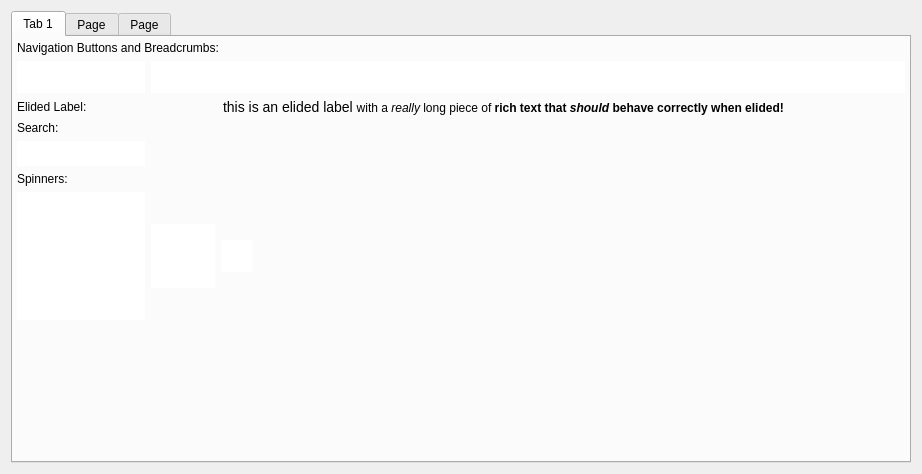
<?xml version="1.0" encoding="UTF-8"?>
<ui version="4.0">
 <class>TestForm</class>
 <widget class="QWidget" name="TestForm">
  <property name="geometry">
   <rect>
    <x>0</x>
    <y>0</y>
    <width>922</width>
    <height>474</height>
   </rect>
  </property>
  <property name="windowTitle">
   <string>Form</string>
  </property>
  <layout class="QHBoxLayout" name="horizontalLayout_7">
   <item>
    <widget class="QTabWidget" name="tabs">
     <property name="currentIndex">
      <number>0</number>
     </property>
     <widget class="QWidget" name="controls_tab">
      <attribute name="title">
       <string>Tab 1</string>
      </attribute>
      <layout class="QVBoxLayout" name="verticalLayout">
       <property name="margin">
        <number>4</number>
       </property>
       <item>
        <widget class="QLabel" name="label">
         <property name="text">
          <string>Navigation Buttons and Breadcrumbs:</string>
         </property>
        </widget>
       </item>
       <item>
        <layout class="QHBoxLayout" name="horizontalLayout" stretch="0,1">
         <item>
          <widget class="NavigationWidget" name="nav_buttons" native="true">
           <property name="minimumSize">
            <size>
             <width>128</width>
             <height>32</height>
            </size>
           </property>
           <property name="styleSheet">
            <string notr="true">#nav_buttons {
background-color: rgb(255,255,255);
}</string>
           </property>
          </widget>
         </item>
         <item>
          <widget class="BreadcrumbWidget" name="breadcrumbs" native="true">
           <property name="minimumSize">
            <size>
             <width>0</width>
             <height>0</height>
            </size>
           </property>
           <property name="styleSheet">
            <string notr="true">#breadcrumbs {
background-color: rgb(255,255,255);
}</string>
           </property>
          </widget>
         </item>
        </layout>
       </item>
       <item>
        <layout class="QHBoxLayout" name="horizontalLayout_4" stretch="0,1">
         <item>
          <widget class="QLabel" name="label_2">
           <property name="minimumSize">
            <size>
             <width>200</width>
             <height>0</height>
            </size>
           </property>
           <property name="text">
            <string>Elided Label:</string>
           </property>
          </widget>
         </item>
         <item>
          <widget class="ElidedLabel" name="elided_label">
           <property name="text">
            <string>&lt;html&gt;&lt;head/&gt;&lt;body&gt;&lt;p&gt;&lt;span style=&quot; font-size:large;&quot;&gt;this is an elided label &lt;/span&gt;with a &lt;span style=&quot; font-style:italic;&quot;&gt;really&lt;/span&gt; long piece of &lt;span style=&quot; font-weight:600;&quot;&gt;rich text that &lt;/span&gt;&lt;span style=&quot; font-weight:600; font-style:italic;&quot;&gt;should&lt;/span&gt;&lt;span style=&quot; font-weight:600;&quot;&gt; behave correctly when elided!&lt;/span&gt;&lt;/p&gt;&lt;/body&gt;&lt;/html&gt;</string>
           </property>
           <property name="wordWrap">
            <bool>false</bool>
           </property>
          </widget>
         </item>
        </layout>
       </item>
       <item>
        <widget class="QLabel" name="label_3">
         <property name="text">
          <string>Search:</string>
         </property>
        </widget>
       </item>
       <item>
        <layout class="QHBoxLayout" name="horizontalLayout_2" stretch="0,1">
         <property name="rightMargin">
          <number>0</number>
         </property>
         <item>
          <widget class="SearchWidget" name="search" native="true">
           <property name="minimumSize">
            <size>
             <width>128</width>
             <height>25</height>
            </size>
           </property>
           <property name="styleSheet">
            <string notr="true">#search {
background-color: rgb(255,255,255);
}</string>
           </property>
          </widget>
         </item>
         <item>
          <spacer name="horizontalSpacer">
           <property name="orientation">
            <enum>Qt::Horizontal</enum>
           </property>
           <property name="sizeHint" stdset="0">
            <size>
             <width>40</width>
             <height>20</height>
            </size>
           </property>
          </spacer>
         </item>
        </layout>
       </item>
       <item>
        <widget class="QLabel" name="label_4">
         <property name="text">
          <string>Spinners:</string>
         </property>
        </widget>
       </item>
       <item>
        <layout class="QHBoxLayout" name="horizontalLayout_6">
         <item>
          <widget class="SpinnerWidget" name="spinner_128x128" native="true">
           <property name="minimumSize">
            <size>
             <width>128</width>
             <height>128</height>
            </size>
           </property>
           <property name="maximumSize">
            <size>
             <width>128</width>
             <height>128</height>
            </size>
           </property>
           <property name="styleSheet">
            <string notr="true">#spinner_128x128 {
background-color: rgb(255,255,255);
}</string>
           </property>
          </widget>
         </item>
         <item>
          <widget class="SpinnerWidget" name="spinner_64x64" native="true">
           <property name="minimumSize">
            <size>
             <width>64</width>
             <height>64</height>
            </size>
           </property>
           <property name="maximumSize">
            <size>
             <width>64</width>
             <height>64</height>
            </size>
           </property>
           <property name="styleSheet">
            <string notr="true">#spinner_64x64 {
background-color: rgb(255,255,255);
}</string>
           </property>
          </widget>
         </item>
         <item>
          <widget class="SpinnerWidget" name="spinner_32x32" native="true">
           <property name="minimumSize">
            <size>
             <width>32</width>
             <height>32</height>
            </size>
           </property>
           <property name="maximumSize">
            <size>
             <width>32</width>
             <height>32</height>
            </size>
           </property>
           <property name="styleSheet">
            <string notr="true">#spinner_32x32 {
background-color: rgb(255,255,255);
}</string>
           </property>
          </widget>
         </item>
         <item>
          <spacer name="horizontalSpacer_2">
           <property name="orientation">
            <enum>Qt::Horizontal</enum>
           </property>
           <property name="sizeHint" stdset="0">
            <size>
             <width>40</width>
             <height>20</height>
            </size>
           </property>
          </spacer>
         </item>
        </layout>
       </item>
       <item>
        <spacer name="verticalSpacer">
         <property name="orientation">
          <enum>Qt::Vertical</enum>
         </property>
         <property name="sizeHint" stdset="0">
          <size>
           <width>20</width>
           <height>94</height>
          </size>
         </property>
        </spacer>
       </item>
      </layout>
     </widget>
     <widget class="QWidget" name="overlays_tab">
      <attribute name="title">
       <string>Page</string>
      </attribute>
      <layout class="QVBoxLayout" name="verticalLayout_2">
       <property name="margin">
        <number>4</number>
       </property>
       <item>
        <layout class="QHBoxLayout" name="horizontalLayout_3">
         <item>
          <layout class="QVBoxLayout" name="verticalLayout_3">
           <item>
            <widget class="QLabel" name="label_5">
             <property name="text">
              <string>Overlay Widget</string>
             </property>
            </widget>
           </item>
           <item>
            <widget class="QTreeView" name="overlay_view"/>
           </item>
          </layout>
         </item>
         <item>
          <layout class="QVBoxLayout" name="verticalLayout_4">
           <item>
            <widget class="QLabel" name="label_6">
             <property name="text">
              <string>Shotgun Model Overlay Widget</string>
             </property>
            </widget>
           </item>
           <item>
            <widget class="QTreeView" name="sg_model_overlay_view"/>
           </item>
          </layout>
         </item>
        </layout>
       </item>
      </layout>
     </widget>
     <widget class="QWidget" name="grouped_list_view_tab">
      <attribute name="title">
       <string>Page</string>
      </attribute>
      <layout class="QHBoxLayout" name="horizontalLayout_5">
       <property name="margin">
        <number>4</number>
       </property>
       <item>
        <widget class="QWidget" name="grouped_list_view" native="true">
         <property name="styleSheet">
          <string notr="true">#grouped_list_view {
background-color: rgb(255,255,255);
}</string>
         </property>
        </widget>
       </item>
      </layout>
     </widget>
    </widget>
   </item>
  </layout>
 </widget>
 <customwidgets>
  <customwidget>
   <class>NavigationWidget</class>
   <extends>QWidget</extends>
   <header>..test_form</header>
   <container>1</container>
  </customwidget>
  <customwidget>
   <class>BreadcrumbWidget</class>
   <extends>QWidget</extends>
   <header>..test_form</header>
   <container>1</container>
  </customwidget>
  <customwidget>
   <class>SearchWidget</class>
   <extends>QWidget</extends>
   <header>..test_form</header>
   <container>1</container>
  </customwidget>
  <customwidget>
   <class>SpinnerWidget</class>
   <extends>QWidget</extends>
   <header>..test_form</header>
   <container>1</container>
  </customwidget>
  <customwidget>
   <class>ElidedLabel</class>
   <extends>QLabel</extends>
   <header>..test_form</header>
  </customwidget>
 </customwidgets>
 <resources/>
 <connections/>
</ui>
